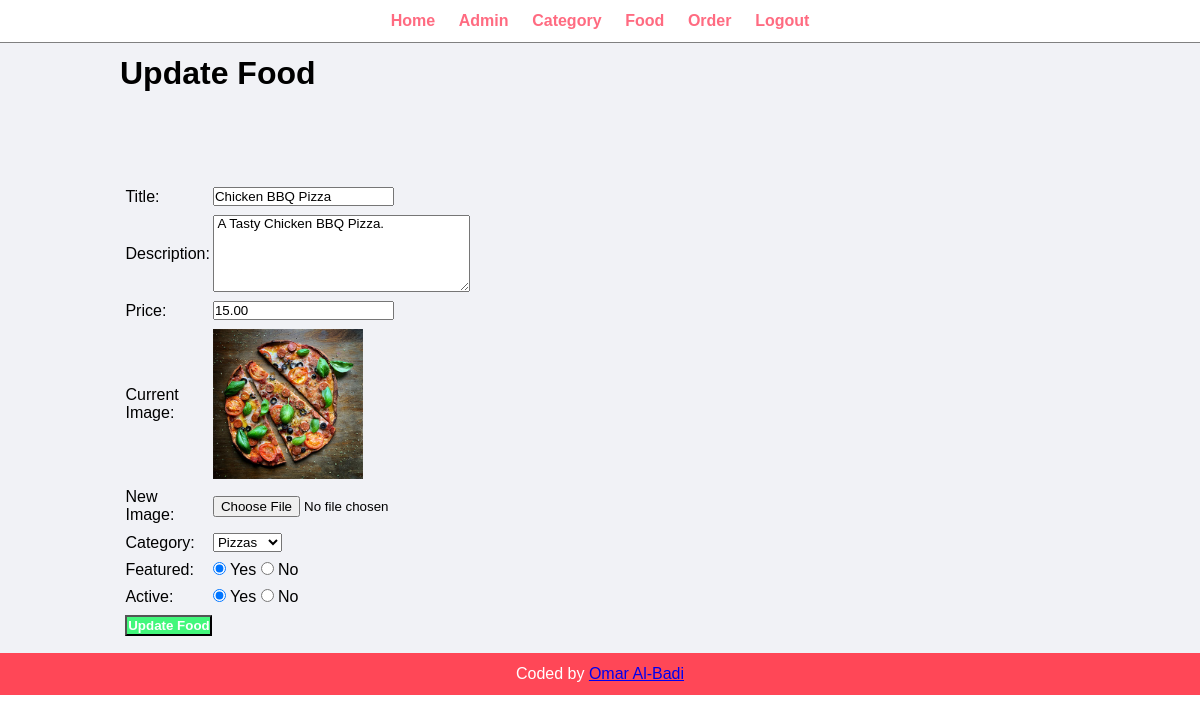
Screenshot of /admin/update-food.php?id=1 (signed in) with the database file from the repository.
### tables this page shows
CREATE TABLE `tbl_food` (
  `id` int(10) UNSIGNED NOT NULL,
  `title` varchar(100) NOT NULL,
  `description` text NOT NULL,
  `price` decimal(10,2) UNSIGNED NOT NULL,
  `image_name` varchar(255) NOT NULL,
  `category_id` int(11) UNSIGNED NOT NULL,
  `featured` varchar(10) NOT NULL,
  `active` varchar(10) NOT NULL
);

### admin/update-food.php (the view, shortened to what this page needs)
<?php include("partials/menu.php"); ?>
<div class="main-content">
    <div class="wrapper">
        <h1>Update Food</h1><br><br><br>
<?php
if(isset($_GET['id']))
{
$id=(int)$_GET['id'];
$sql="SELECT * FROM tbl_food WHERE id = $id LIMIT 1";
$res = mysqli_query($connect, $sql);
if($res==true)
{
    $count = mysqli_num_rows($res);
    if($count==1)
    {
        $row=mysqli_fetch_assoc($res);
        $title = $row['title'];
        $description = $row['description'];
        $price = $row['price'];
        $current_image = $row['image_name'];
        $featured = $row['featured'];
        $active = $row['active'];
    }
    else
    {
    $_SESSION['no-food-found'] = "<div class='error'>Food not found.</div>";
    header('location:'.SITEURL.'admin/manage-food.php');
    }
}
}
else
{
    header('location:'.SITEURL.'admin/manage-food.php');
}
?> <br><br>
        <form action = "" method = "POST" enctype = "multipart/form-data">
            <table class ="tbl-30">
                <tr>
                <td>Title:</td>
                <td><input type = "text" name = "title" value = "<?php echo $title; ?>"></td>
                </tr>
                <tr>
                <td>Description:</td>
                <td><textarea name = "description" cols = "30" rows = "5"> <?php echo $description; ?></textarea></td>
                </tr>
                <tr>
                <td>Price:</td>
                <td><input type = "number" name = "price" value = "<?php echo $price; ?>">
                </td>
                </tr>
                <tr>
                <td>Current Image:</td>
                <td>
                <?php
                if($current_image != "")
                {
                    ?>
                    <img src = "<?php echo SITEURL; ?>images/food/<?php echo $current_image ?>" width = "150px">
                    <?php
                }
                else
                {
                    echo "<div class = 'error'>Image not added.</div>";
                }
                    ?>
                </td>
                </tr>
                <tr>
                <td>New Image:</td>
                <td><input type = "file" name = "image"></td>
                </tr>
                <tr>
                <td>Category:</td>
                <td><select name = "category">
                <?php
                    $sql2 = "SELECT * FROM tbl_category WHERE active = 'Yes'";
                    $res2 = mysqli_query($connect, $sql2);
                    $count = mysqli_num_rows($res2);
                    if($count>0)
                    {
                        while($row2=mysqli_fetch_assoc($res2))
                        {
                            $category_id = $row2['id'];
                            $title = $row2['title'];
                            ?>
                            <option value = "<?php echo $category_id; ?>"><?php echo $title; ?></option>
                            <?php
                        }
                    }
                    else
                    {
                        ?>
                        <option value = "0">No Category Found</option>
                        <?php
                    }
                ?>
                    </select>
                </td>
                </tr>
                <tr>
                <td>Featured:</td>
                <td><input <?php if($featured == "Yes"){echo "checked";} ?> type = "radio" name = "featured" value = "Yes"> Yes
                    <input <?php if($featured == "No"){echo "checked";} ?> type = "radio" name = "featured" value = "No"> No
                </td>
                </tr>
                <tr>
                <td>Active:</td>
                <td><input <?php if($active == "Yes"){echo "checked";} ?> type = "radio" name = "active" value = "Yes"> Yes
                    <input <?php if($active == "No"){echo "checked";} ?>type = "radio" name = "active" value = "No"> No
                </td>
                </tr>
                <tr>
                <td>
                <input type = "submit" name = "submit" value = "Update Food" class = "btn-secondary"></td>
                </tr>
            </table>
        </form>
    </div>
</div>
<?php include("partials/footer.php"); ?>

### css/admin.css (style rules this page uses)
* { margin: 0; padding: 0; font-family: Arial, Helvetica, sans-serif; }
.wrapper { padding: 1%; width: 80%; margin: 0 auto; }
.tbl-30 { width: 30%; }
table tr td { padding: 1%; }
.btn-secondary { background-color: #42f77b; padding: 1%; color: white; text-decoration: none; font-weight: bold; }
.main-content { background-color: #f1f2f6; }

### rows the page displays
tbl_food: title "Chicken BBQ Pizza", description "A Tasty Chicken BBQ Pizza.", price "15.00", image_name (picture), featured "☑", active "☑"

### other values shown
form field category "Pizzas"
